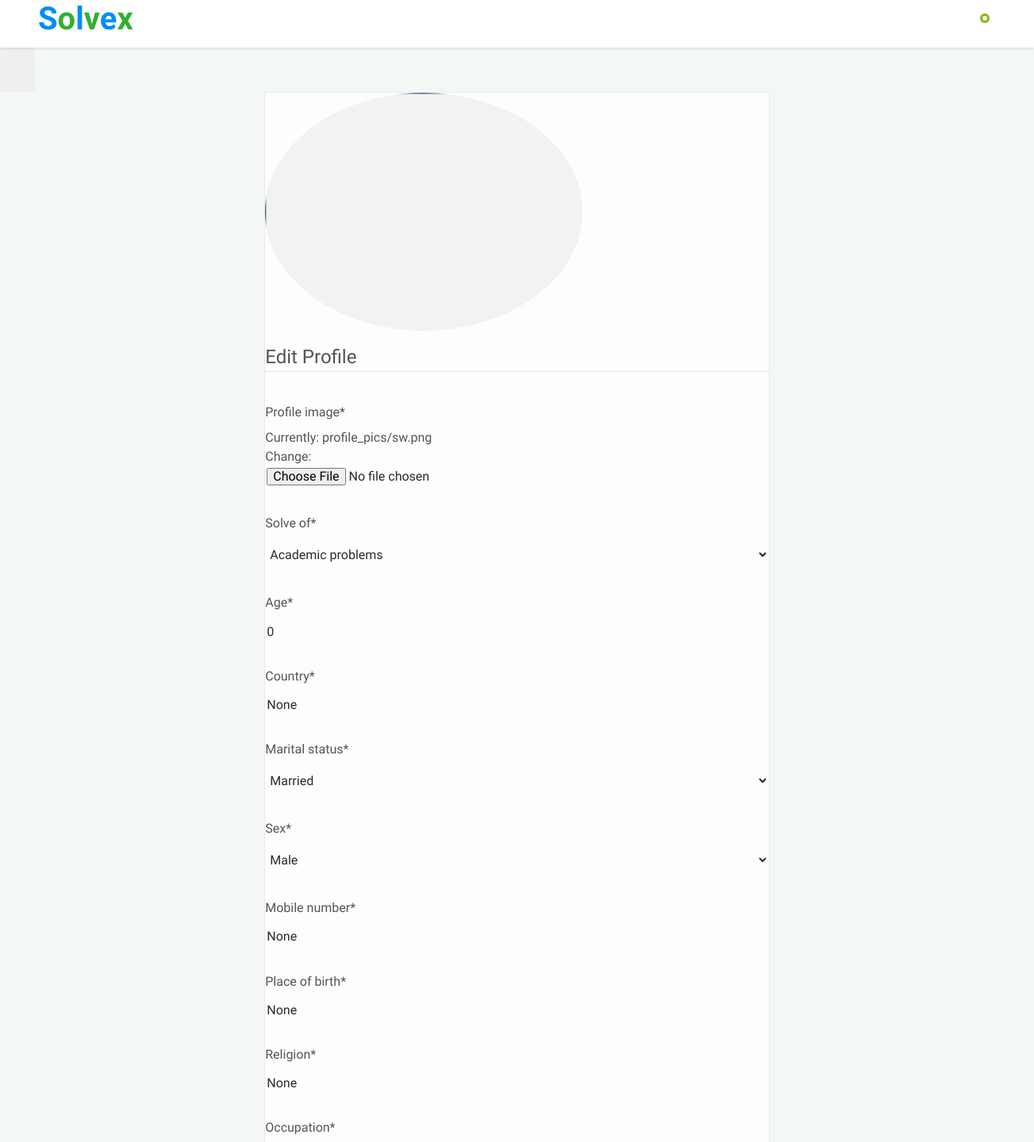
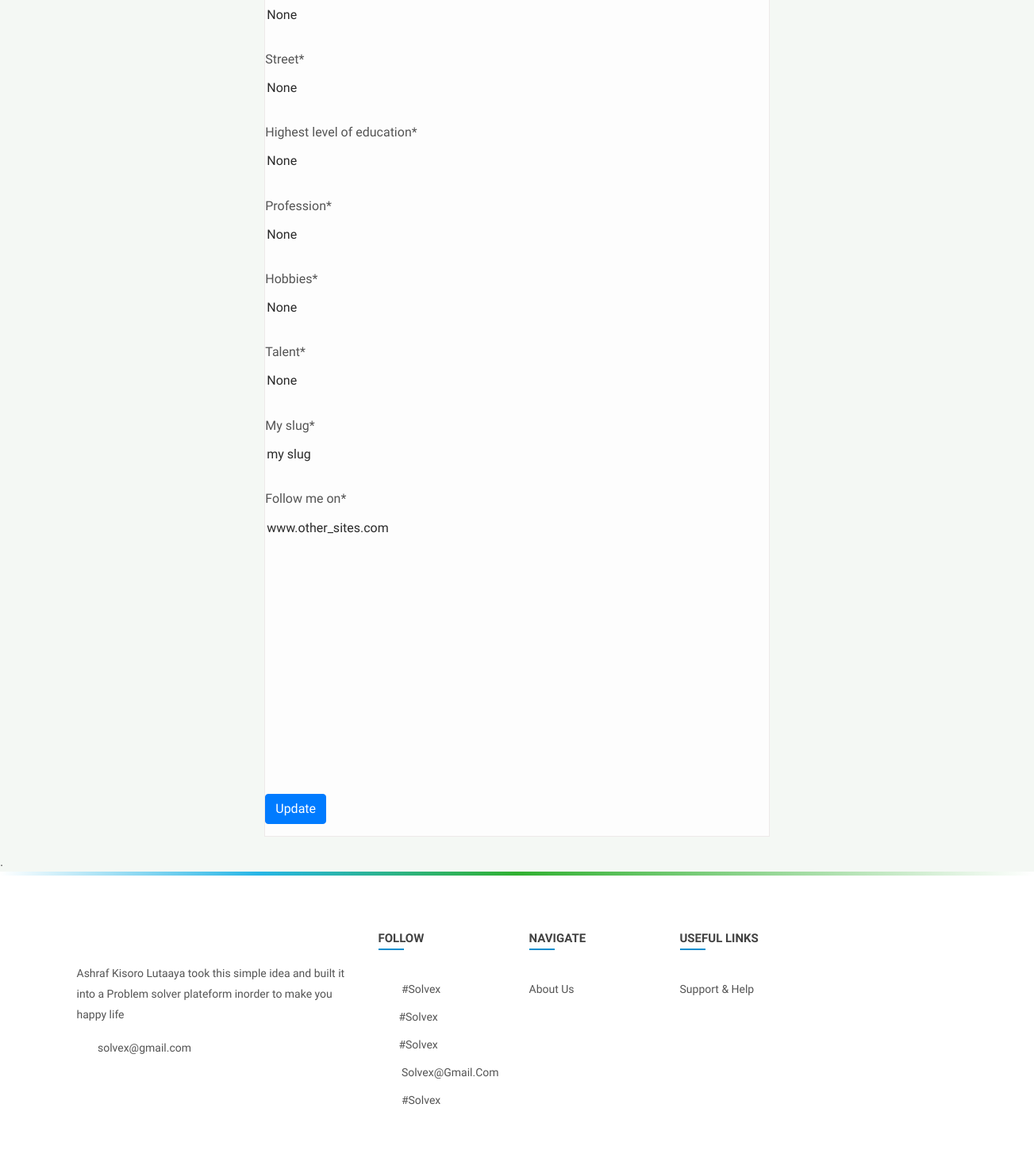
/prof_edit/ (signed in), run on the app's committed database (2 pictures, top to bottom).
### design/models.py (models this page shows, shortened)
class Profile(models.Model):
    solve_of = models.CharField(default='',max_length=1000,choices=solve)
    user = models.OneToOneField(User, on_delete=models.CASCADE)
    profile_image=models.ImageField(upload_to='profile_pics', default='profile_pics/sw.png')
    my_slug = models.CharField(  max_length=20, default='my slug')
    following = models.ManyToManyField(User, blank=True, related_name= "following", symmetrical=False)
    follow_me_on = models.TextField(max_length=300, default='www.other_sites.com')
    sex = models.CharField(default='',max_length=1000,choices=sex)
    marital_status = models.CharField(default='',max_length=1000,choices=marital_status)
    talent = models.CharField(max_length=100, default='None')
    street = models.CharField(max_length=100, default='None')
    place_of_birth = models.CharField(max_length=100, default='None')
    country = models.CharField(max_length=100, default='None')
    hobbies = models.CharField(max_length=100, default='None')
    highest_level_of_education = models.CharField(max_length=100, default='None')
    profession = models.CharField(max_length=100, default='None')
    mobile_number = models.CharField(max_length=100, default='None')
    religion = models.CharField(max_length=100, default='None')
    occupation = models.CharField(max_length=100, default='None')
    age = models.PositiveIntegerField(default=0)

### design/views.py (the view)
# urls.py: path('prof_edit/',prof_edit,name='prof_edit'),
@login_required
def prof_edit(request):
    if request.method == 'POST':
        u_form = UserUpdateForm(request.POST, instance=request.user)
        p_form = ProfileUpdateForm(request.POST,
                                   request.FILES,
                                   instance=request.user.profile)
        if u_form.is_valid() and p_form.is_valid():
            u_form.save()
            p_form.save()
            messages.success(request, f'Your account has been updated!')
            return redirect('profile') # Redirect back to profile page
    else:
        u_form = UserUpdateForm(instance=request.user)
        p_form = ProfileUpdateForm(instance=request.user.profile)
    context = {
        'u_form': u_form,
        'p_form': p_form
    }
    return render(request, 'design/prof_edit.html', context)

### accounts/forms.py
class UserUpdateForm(forms.ModelForm):
    email = forms.EmailField()
    class Meta:
        model = User
        fields = ['username']

### design/forms.py
class ProfileUpdateForm(forms.ModelForm):
    class Meta:
        model = Profile
        fields = ['profile_image','solve_of','age','country','marital_status',
        'sex','mobile_number','place_of_birth','religion','occupation','street',
        'highest_level_of_education','profession',
        'hobbies','talent','my_slug' ,'follow_me_on',]

### templates/design/prof_edit.html (shortened to what this page needs)
{% load static %}
{% load crispy_forms_tags %}
{% load static %}
<!DOCTYPE html>
<html lang="en">
<head>
    <link rel="stylesheet" href="{% static 'css/main.min.css' %}">
    <link rel="stylesheet" href="{% static 'css/style.css' %}">
    <link rel="stylesheet" href="{% static 'css/color.css' %}">
    <link rel="stylesheet" href="{% static 'css/responsive.css' %}">
    <link rel="stylesheet" href="{% static 'css/so.css' %}">
</head>
<body style="background:rgb(244, 248, 244)">
<div class="theme-layout">
    <div class="topbar stick">
        <div class="logo">
            <a title="" href="newsfeed.html"><h1><b style="color:rgb(0, 140, 255) ;">S</b><b style="color:rgb(49, 177, 49) ;">o</b><b style="color: rgb(0, 140, 255);">l</b><b style="color: rgb(49, 177, 49);">v</b><b style="color:rgb(0, 140, 255) ;">e</b><b style="color: rgb(49, 177, 49);">x</b></b></h1></a>
        </div>
        <div class="top-area">
        <div class="user-img">
                <a   class="" >
                <span class="status f-online"></span>
            </div>
        </div>
    </div>
<div class="dropdown" style="float:left;">
  <button class="dropbtn"><i class="fa fa-chevron-down"></i></button>
</div>
  </div>
<section>
        <div class="gap2 gray-bg">
            <div class="container-fluid">
                <div class="row">
                    <div class="col-lg-12">
                        <div class="row merged20" id="page-contents">
                            <div class="col-lg-3">
                                <aside class="sidebar static left">
                                </aside>
                            </div>
                            <div class="col-lg-6">
                                <div class="central-meta">
                                    <div class="new-postbox">
                                         <div class="content-section">
      <div class="media">
        <img  src="{{ user.profile.profile_image.url }}" style="width: 400px; border-radius: 100%">
      </div>
      <form method="POST" enctype="multipart/form-data">
        <fieldset class="form-group">
            <legend class="border-bottom mb-4">Edit Profile</legend>
           {{ p_form|crispy }}
        </fieldset>
        <div class="form-group">
            <button class="btn btn-primary" type="submit">Update</button>
        </div>
    </form>
    </div>
                                    </div>
                                </div>
                                </div>
                            </div>
                        </div>
                    </div>
                </div>
            </div>
    </section>
</div>.
            <footer>
            <div class="container">
                <div class="row">
                    <div class="col-lg-4 col-md-4">
                        <div class="widget">
                            <div class="foot-logo">
                                <div class="logo">
                                </div>
                                <p>
                                    Ashraf Kisoro Lutaaya took this simple idea and built it into a Problem solver plateform inorder to make you happy life
                                </p>
                            </div>
                            <ul class="location">
                                <li>
                                    <i class="ti-email"></i>
                                    <p>solvex@gmail.com</p>
                                </li>
                            </ul>
                        </div>
                    </div>
                    <div class="col-lg-2 col-md-4">
                    <div class="widget">
                        <div class="widget-title"><h4>follow</h4></div>
                        <ul class="list-style">
                            <li><i class="fa fa-facebook-square"></i> <a  title=""> #solvex</a></li>
                            <li><i class="fa fa-twitter-square"></i><a  title="">#solvex</a></li>
                            <li><i class="fa fa-instagram"></i><a  title="">#solvex</a></li>
                            <li><i class="fa fa-google-plus-square"></i> <a >solvex@gmail.com</a></li>
                            <li><i class="fa fa-pinterest-square"></i> <a  title="">#solvex</a></li>
                        </ul>
                    </div>
                </div>
                <div class="col-lg-2 col-md-4">
                    <div class="widget">
                        <div class="widget-title"><h4>Navigate</h4></div>
                        <ul class="list-style">
                            <li><a href="{% url 'about_us' %}"  title="">about us</a></li>
                        </ul>
                    </div>
                </div>
                    <div class="col-lg-2 col-md-4">
                    <div class="widget">
                        <div class="widget-title"><h4>useful links</h4></div>
                        <ul class="list-style">
                            <li><a href="{% url 'usage' %}"  title="">Support & Help</a></li>
                        </ul>
                    </div>
                </div>
                </div>
            </div>
        </footer>
</body>
</html>

### design/static/css/color.css (style rules this page uses)
#nprogress .bar, .timeline-info > ul li a::before, .add-btn > a, .activitiez > li::before, form button, .colla-apps > li a:hover, a.underline:before, .setting-row input:checked + label, .user-avatar:hover .edit-phto, .error-meta > a, .color-bg, .add-butn, .nav.nav-tabs.likes-btn > li a.active, a.dislike-btn, .drop > a:hover, .btn-view.btn-load-more:hover, .accordion .card h5 button[aria-expanded="true"], .chat-head, .f-page > figure em, .inbox-panel-head > ul > li > a, .nav-tabs--left .nav-link.active, .nav-tabs--left .nav-link.active:hover, footer .widget-title h4::before, #topcontrol, .sidebar .widget-title::before, .f-title::before, .g-post-classic > figure > i::after, .purify > a, .help-list > a:hover, .open-position::before, .info > a, .category-box:hover, .category-box.selected, a.main-btn, .section-heading::before, .getquot-baner, .more-branches > h4::before, .is-helpful > a, .cart-optionz > li > a:hover, .paginationz > li a:hover, .paginationz > li a.active, .shopping-cart, a.btn2:hover, .form-submit > input[type="submit"], button.submit-checkout, .delete-cart:hover, .proceed .button, .amount-area .update-cart, a.addnewforum, .apply-bttons > a { background: #088dcd; }

### design/static/css/so.css (style rules this page uses)
.dropbtn { background-color: rgb(160, 158, 158)); color: white; padding: 16px; font-size: 16px; border: none; cursor: pointer; }
.dropdown { position: relative; display: inline-block; }

### data on the page
Profile: solve_of "Academic problems", age "0", country "None", marital_status "Married", sex "Male", mobile_number "None", place_of_birth "None", religion "None", occupation "None", street "None", highest_level_of_education "None", profession "None", hobbies "None", talent "None", my_slug "my slug", follow_me_on "www.other_sites.com"
